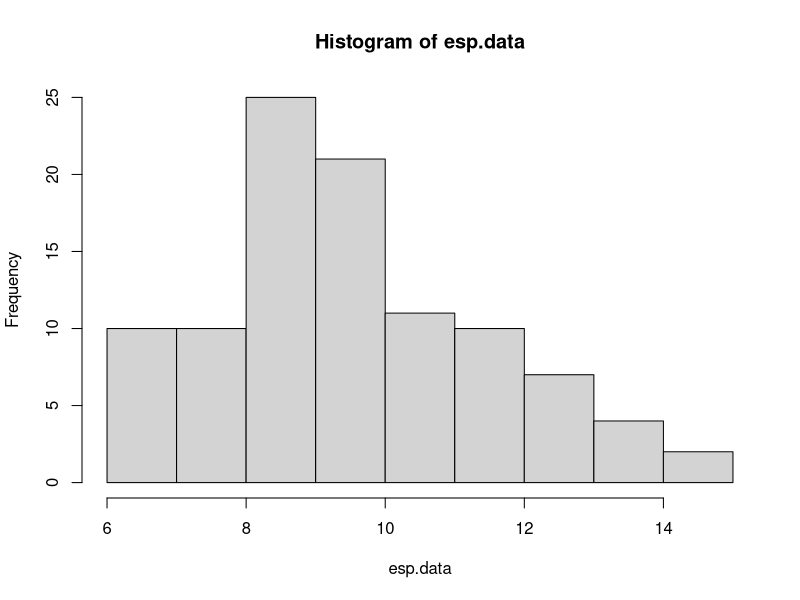
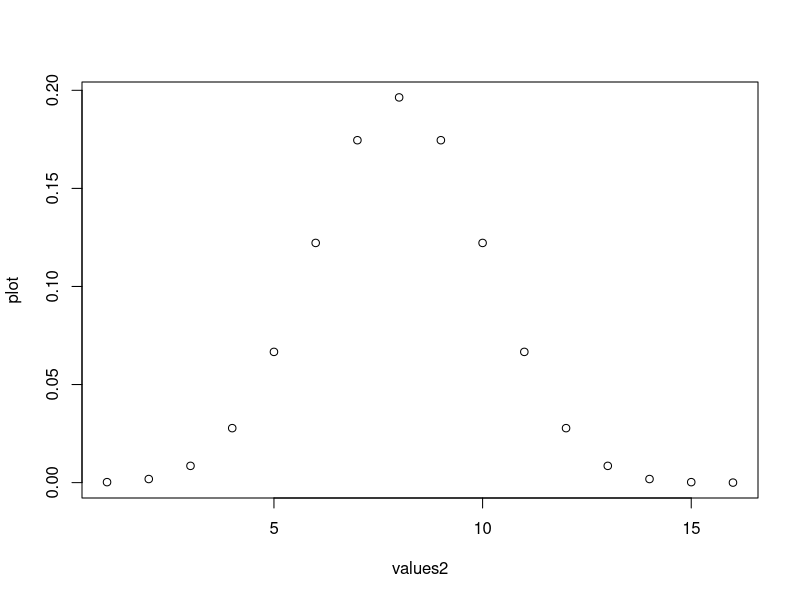
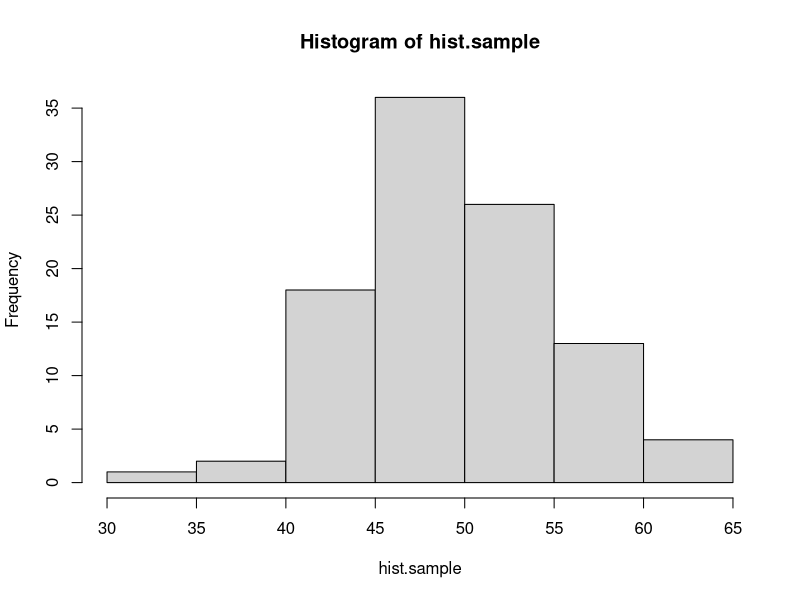
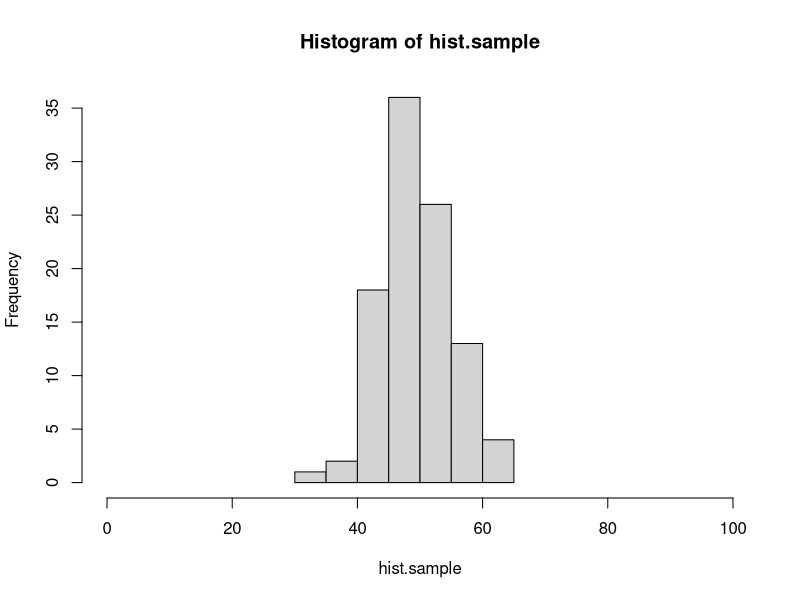
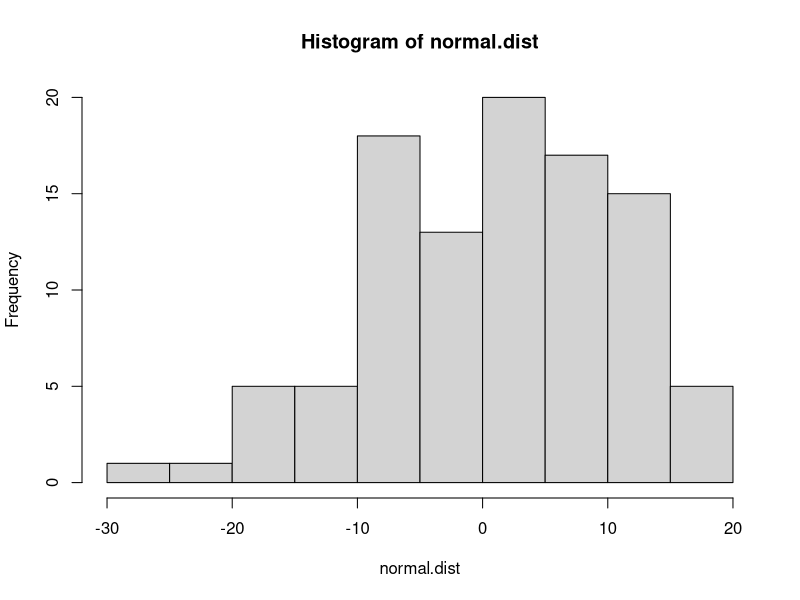
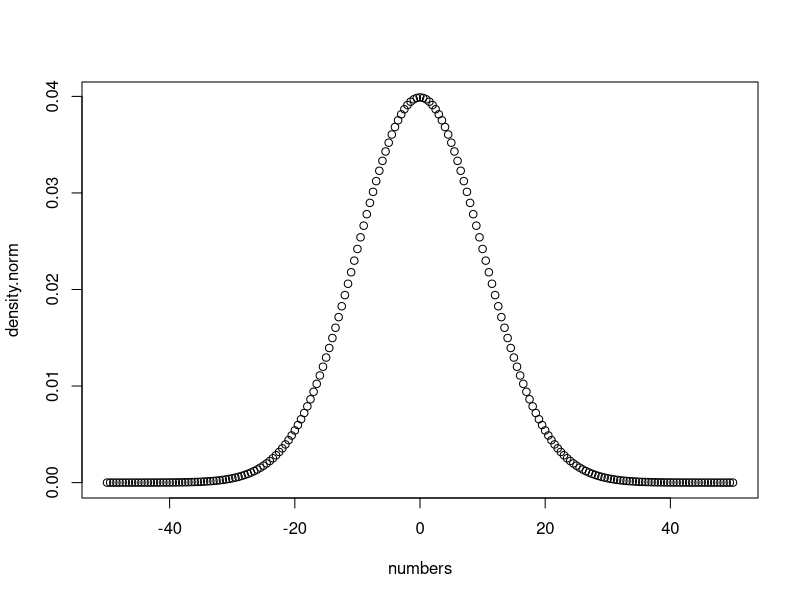

The R script that drew these images, in order: (Note: this script raises an error after producing the figures.)
#### practice with probability distributions ####

# calculating the likelihood requires understanding how to work
# with probability distributions. let's start with the binomial
# distribution.

# the binomial distribution describes the number of "success" in
# some number of "trials" given some probability of success. it 
# is the "coin flipping" distribution. 

# in R, we can draw a sample from a binomial distribution with rbinom()
# this isn't the first time you've seen rbinom, but here it is again, 
# with the parameters spelled out. you can try changing these to explore
# how the function works.

number.of.samples <- 10
number.of.trials.per.sample <- 100
probability.of.success <- 0.5

rbinom(number.of.samples, number.of.trials.per.sample, probability.of.success)

# below, use rbinom to create sample data for the following scenario.
# an experiment tests whether subjects have ESP. 100 subjects are each given
# the opportunity to predict whether a randomly generated number is odd or even.
# each subject makes 20 guesses.
# of course, ESP doesn't exist, so the probability of a successful guess is 0.50.
# store the result in a vector called esp.data


esp.data <- rbinom(100, 20, 0.5)


# a quick way to visualize a distribution is with the hist() function:
hist(esp.data)

# what if we want to know the probability of someone getting exactly 10 guesses
# correct out of 20, if they are randomly guessing? for that we use the density
# function of the binomial: dbinom()

value.to.check <- 10
number.of.trials <- 20
probability.of.success <- 0.5

dbinom(value.to.check, number.of.trials, probability.of.success)

# use dbinom to find out the probability of someone answering 87 out of 100
# questions correctly, if they have a 0.9 probability of giving a correct answer
# for each individual question.

dbinom(87,100,0.9)

# with dbinom, you can use a vector as the first argument, to check the probability
# of multiple values at the same time:

values <- c(3, 4, 5)
dbinom(values, 8, 0.5)

# using this shortcut, *plot* the full distribution (probability mass function)
# for flipping 16 fair coins, counting the total number of heads.
# hint: create one vector for the different possible outcomes
#       then use dbinom to calculate the probability of all of the elements in the vector

values2 <- c(1,2,3,4,5,6,7,8,9,10,11,12,13,14,15,16)
plot <- dbinom(values2,16,0.5)

plot(x = values2, y = plot)

# quick detour #

# here's a quick tip about plot() or hist()
# if you want to change the range on the x-axis, you can use the xlim argument:

hist.sample <- rbinom(100, 100, 0.5)
hist(hist.sample)
hist(hist.sample, xlim=c(0,100)) # compare this plot to the line above.

# the normal distribution ##

# normal (gaussian) distributions are characterized by two parameters: mean and standard deviation
# the mean is the the location of the peak of the distribution, and the sd controls the width.
# the smaller the sd, the more peaked the distribution is in the center.

# like the binomial, there are rnorm() and dnorm() functions.

# generate 100 samples from a normal distribution with mean 0 and standard deviation 10.
# then use hist() to create a histogram of these samples.

normal.dist <- rnorm(100,0,10)
hist(normal.dist)

# now plot the probability density function of this distribution.
# use the same strategy as you did above with the binomial to find the density of the normal
# distribution with mean 0 and sd 10 for values between -50 and 50. the distribution is continuous
# so, choose a reasonably small step size between values (remember the seq() function).
numbers <- seq(from = -50, to = 50, by = 0.5)
density.norm <- dnorm(numbers, 0, 10)
plot(x = numbers, y = density.norm)

#### practice calculating likelihoods ####

# here's some data from 10 participants in an ESP experiment like the one described
# above. each subject had 20 guesses. the number of correct guesses is reported.

esp.practice.data <- data.frame(subject=1:10, n.correct=c(11,10,6,10,6,12,10,8,9,11))

# calculate the likelihood (regular, not log) for this data for three different values
# of the probability of success parameter: 0.4, 0.5, and 0.6.
# hint: prod() will multiple all elements of a vector together.

prod(dbinom(esp.practice.data$n.correct, 20, 0.4))
prod(dbinom(esp.practice.data$n.correct, 20, 0.5))
prod(dbinom(esp.practice.data$n.correct, 20, 0.6))


# which parameter value of those options is most likely?

# success parameter = 0.5 is most likely (4.433186e-10)

# here is a sample of response times for a single subject from a rapid decision making experiment.
rt.sample <- c(391.5845, 411.9970, 358.6373, 505.3099, 616.2892, 481.0751, 422.3132, 511.7213, 205.2692, 522.3433, 370.1850,
               517.4617, 332.3344, 316.8760, 395.5431, 231.7831, 399.8646, 238.9064, 299.7924, 474.7512, 271.6326, 423.4861,
               379.7867, 212.7789, 233.8291, 472.4591, 534.2131, 453.9655, 408.3443, 352.3001)

# calculate the **log** likelihood for this data assuming that it is generated by a normal
# distribution for each of the following parameters. 
# hint: sum() adds the numbers in a vector. log() is the natural log function, or log=T for dnorm().

# 1) mean 350, sd 50
sum(dnorm(rt.sample, 350, 50, log=TRUE))

# 2) mean 400, sd 50
sum(dnorm(rt.sample, 400, 50, log=TRUE))

# 3) mean 450, sd 50
sum(dnorm(rt.sample, 450, 50, log=TRUE))

# 4) mean 350, sd 100
sum(dnorm(rt.sample, 350, 100, log=TRUE))

# 5) mean 400, sd 100
sum(dnorm(rt.sample, 400, 100, log=TRUE))

# 6) mean 450, sd 100
sum(dnorm(rt.sample, 450, 100, log=TRUE))

# which parameter set has the highest likelihood?

# mean = 400, sd = 100 has the highest likelihood (-182.5699)

# here is a set of data for a subject in a categorization experiment, modeled with GCM.
# calculate the log likelihood of the parameters in the model (which i am not showing you).
# the point here is to know what to do when the model gives you a predicted probability
# of a response, and the data is either that response or not that response.
# hint: add a new column indicating the likelihood of each response, using mapply. then convert to log and add.
# if you do this correctly, the answer is -10.84249.

gcm.practice.data <- data.frame(correct.response = c(T, T, T, T, F, T, T, F, T, T, T, F, F, T, T, F, T, T, T, T),
                                gcm.probability.correct = c(0.84, 0.80, 0.84, 0.80, 0.79, 0.86, 0.89, 0.87, 0.69, 0.85, 0.75,
                                                            0.74, 0.82, 0.85, 0.87, 0.69, 0.83, 0.87, 0.80, 0.76))

gcm.practice.data$likelihood.of.response <- mapply(function(correct.response, gcm.probability.correct){
  if (correct.response == T){
    return(gcm.probability.correct)}
  if (correct.response == F){
    return(1 - gcm.probability.correct)}
  
}, gcm.practice.data$correct.response, gcm.practice.data$gcm.probability.correct)

sum(log(gcm.practice.data$likelihood.of.response))

#### maximum likelihood estimation ####

# the same search strategies we used for parameter fitting with rmse can be used with likelihoods,
# including grid search.

# here are the number of correct responses each subject gave in an experiment in which they had to
# decide if two images were the same or different. there were 40 trials for each subject

same.diff.data <- c(32, 29, 31, 34, 26, 29, 31, 34, 29, 31, 30, 29, 31, 34, 33, 27, 32, 29, 29, 27)


# we can model this experiment's data as 40 coin flips for each subject. use grid search to plot the likelihood
# function for values of theta (probability of a correct response) between 0.5 and 0.9, in steps of 0.01.
# start by writing a function that calculates the likelihood (not log) for the entire set of data given a value of theta.

likelihood <- function(prob.of.success){
  prod(dbinom(same.diff.data, 40, prob.of.success))
}

# then use sapply to run the function for each possible value of theta in the set. use seq() to generate the
# set of possible values. plot the set of values on the x axis and the corresponding likelihoods on the y axis.

possible.parameters <- seq(from = 0.5, to = 0.9, by = 0.01)

data<- data.frame(possible.parameters)

data$likelihood.parameter <- sapply(possible.parameters, likelihood)

plot(x = possible.parameters, y = likelihood.parameter)
  

# the "true" underlying value i used to generate the data was 0.75. does that match up with the grid search?

which.max(data$likelihood.parameter)
#### grid search returns 0.76 as most likely parameter



# in this section, you'll do model recovery for a descriptive model of the linear relationship 
# between two continuous variables.

# let's assume that variable y is a linear function of variable x, such that:
# y = 4 + 0.8x

# create a vector of x values from 0 to 100, and the corresponding vector of y values,
# then plot these with x values on the x axis, and y values on the y axis.

x <- seq(from = 0, to = 100, by = 1)
y <- sapply(x, function(x){
  return(4 + 0.8*x)
})

plot(x = x, y = y)
  
# now let's assume that the relationship between x and y isn't perfect. there's a bit of random
# noise. add a random sample from a normal distribution with mean 0 and sd 10 to each y value.
# hint: there are 101 y values, so you need 101 samples.

x <- seq(from = 0, to = 100, by = 1)
y <- sapply(x, function(x){
  return(4 + 0.8*x + rnorm(1, 0, 10))
})


# plot the data again, with the new noisy y values.

plot(x = x, y = y)

# there are three parameter values that control this plot,
# the intercept of the line: 4
# the slope of the line: 0.8
# the sd of the normal distribution: 10

# say that we observe a point of data, x = 20 and y = 27.
# the linear equation, y <- 4 + 0.8*x, predicts that when x is 20 y should also be 20.
4 + 0.8*20

# our model of this data assumes that the relationship is not perfect.
# we assume that there is noise so that when x is 20, the most likely value of y should be 4 + 0.8*x,
# but other values of y are possible. we describe the probability of different values of y with a normal
# distribution. when x is 20, then the normal distribution of y values is centered on 20, because the line
# says that y is 4 + 0.8x. using the normal distribution is helpful because it gives us a way to quantify
# how likely a value of 19 is compared to a value of 16, when x is 20.

# here's an example
x.observed <- 20
y.predicted <- 4 + 0.8*x.observed

# to find out the probability of y.observed=20, use dnorm()
# the mean of the normal distribution should be y.predicted (the distribution is centered on the line)
# and the sd of the normal is a parameter we will estimate, but for the demo below, is set to 10.
y.observed <- 20
dnorm(y.observed, y.predicted, 10)

# write the code to see how likely it is that y will be 33 when x is 29? (assuming sd = 10)
# the correct answer is 0.03371799...

# answer needed here.

# now generalize your solution to compute the likelihood of each value of y that you generated above.
# in other words, write the code that takes a vector of x and y values, and returns the probability
# of each pair given that the relationship between x and y is y <- 4 + 0.8*x and the normal distribution has an sd of 10.

# answer needed here.

# now generalize your solution one step further. write a function that takes in a vector of parameters,
# where parameters[1] is the intercept, parameters[2] is the slope, and parameters[3] is the sd of the normal,
# and returns the total **negative log likelihood**. remember, we want the negative log likelihood because
# optim() will find the set of parameters that minimizes a function.

# answer needed here.

# use optim() and Nelder-Mead to search for the best fitting parameters. remember to ensure that sd > 0
# and return NA if it is not.

# answer needed here.

# finally, plot the best fitting line on your points by using the abline() function, and the parameters that optim() found.

# answer needed here.